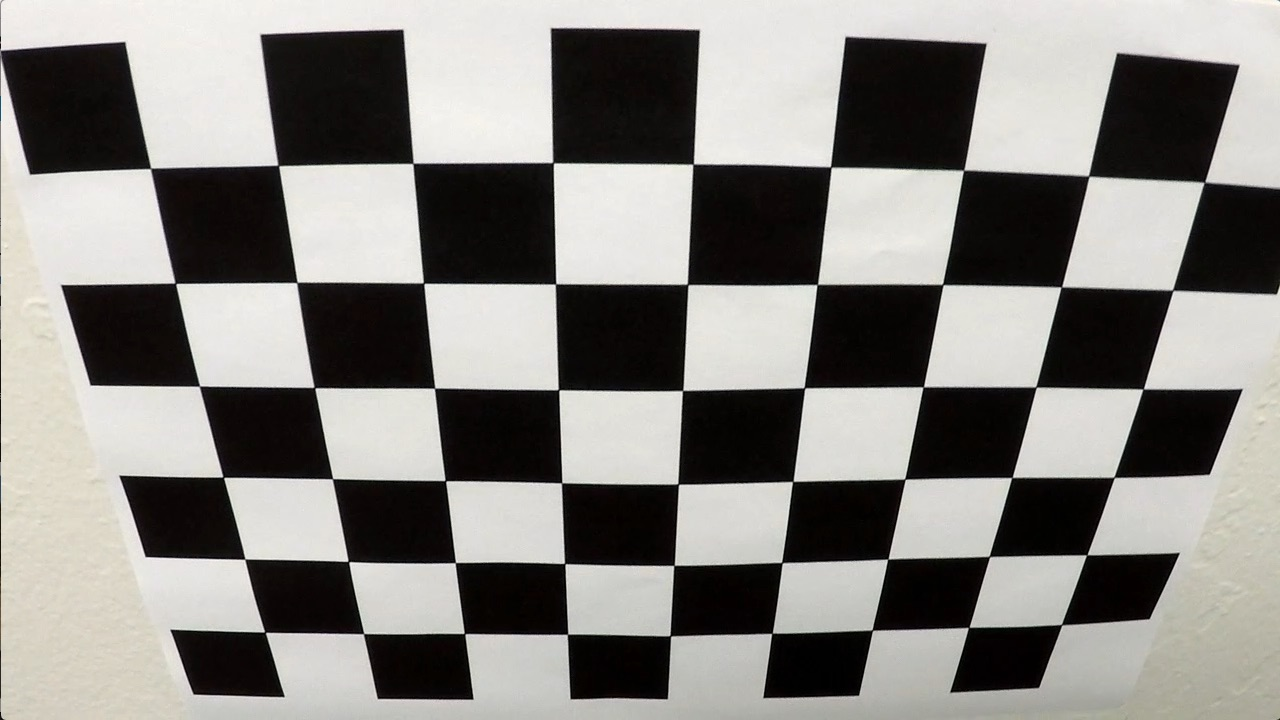
#> input picture Adv_Lane_Detection/camera_cal/calibration2.jpg, 1280 x 720 px, found by its file name
$ python correction.py
#> lines starting #> are read from the running program, lines starting #| are printed output that depends on the picture
import pickle
import cv2
import matplotlib.pyplot as plt
import matplotlib.image as mpimg


points_pickle = pickle.load( open( "Adv_Lane_Detection/object_and_image_points.pkl", "rb" ) )
#> (reads Adv_Lane_Detection/object_and_image_points.pkl from the repository)
chess_points = points_pickle["chesspoints"]
image_points = points_pickle["imagepoints"]
img_size = points_pickle["imagesize"]

ret, mtx, dist, rvecs, tvecs = cv2.calibrateCamera(chess_points, image_points, img_size, None, None)

camera = {}
camera["mtx"] = mtx
camera["dist"] = dist
camera["imagesize"] = img_size
pickle.dump(camera, open("Adv_Lane_Detection/camera_matrix.pkl", "wb"))

def distort_correct(img,mtx,dist,camera_img_size):
    img_size1 = (img.shape[1],img.shape[0])
    #print(img_size1)
    #print(camera_img_size)
    assert (img_size1 == camera_img_size),'image size is not compatible'
    undist = cv2.undistort(img, mtx, dist, None, mtx)
    return undist


img = mpimg.imread('Adv_Lane_Detection/camera_cal/calibration2.jpg')
#> img is the input picture: shape (720, 1280, 3); mean R, G, B 134.4, 132.4, 128.5
img_size1 = (img.shape[1], img.shape[0])
#> img_size1 = (1280, 720)

undist = distort_correct(img, mtx, dist, img_size)
#> in distort_correct, `undist = cv2.undistort(img, mtx, dist, None, mtx)`:
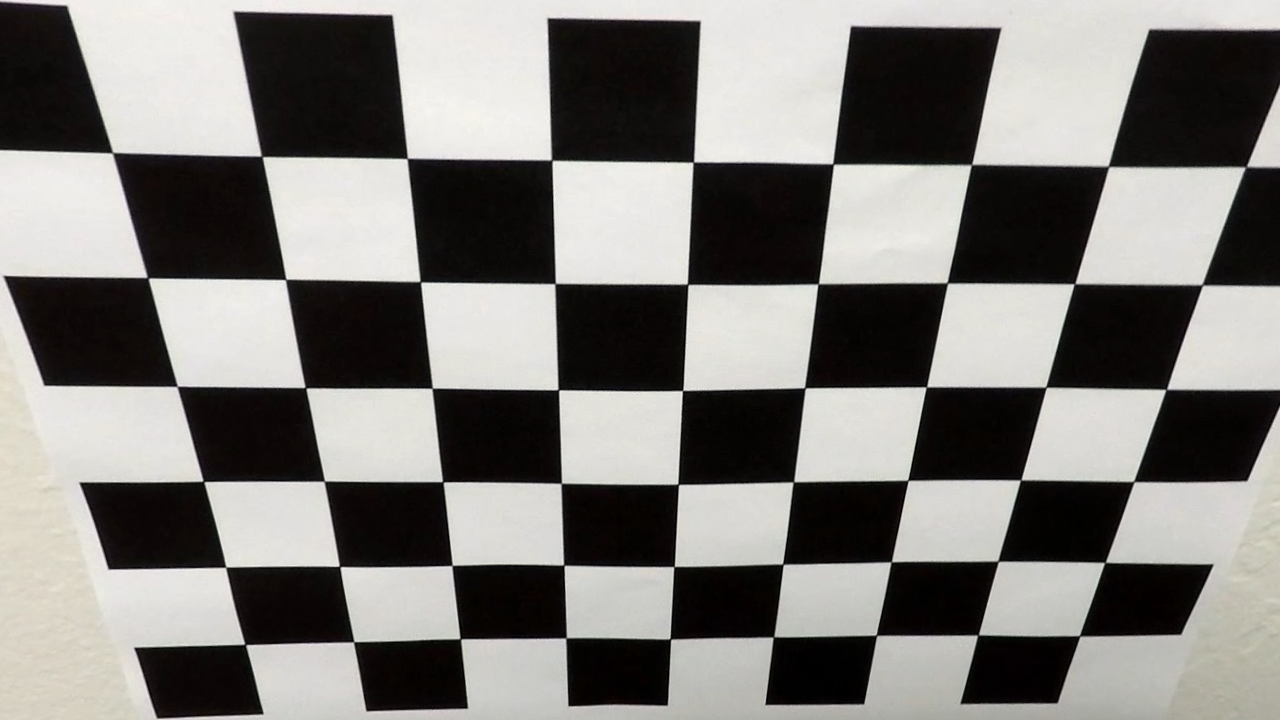
#> undist: shape (720, 1280, 3); mean R, G, B 126.4, 124.5, 121.2

### Visualize the captured
plt.figure()
f, (ax1, ax2) = plt.subplots(1, 2, figsize=(20,10))
ax1.imshow(img)
ax1.set_title('Captured Image', fontsize=30)
ax2.imshow(undist)
ax2.set_title('Undistorted Image', fontsize=30)
plt.tight_layout()
plt.savefig('Adv_Lane_Detection/out_images/undistorted_chess.png')
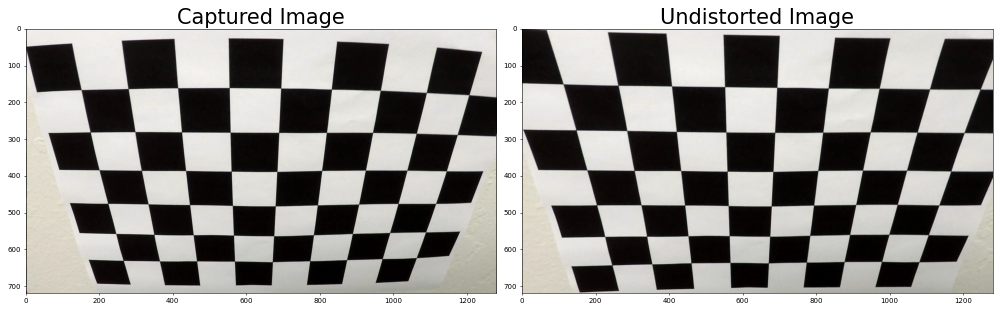
#> figure drawn by matplotlib, 2 panels
